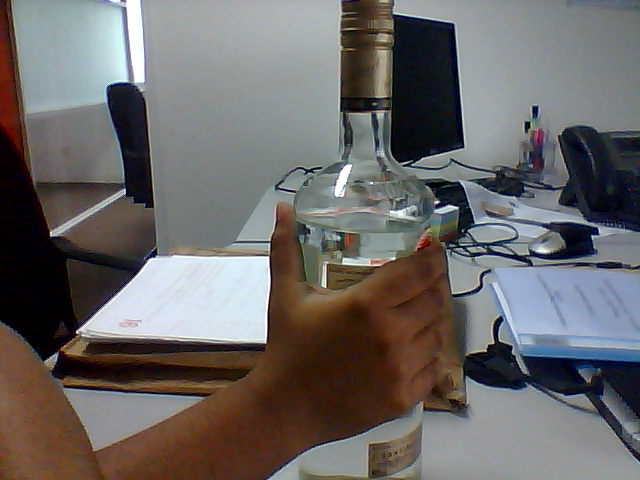
#> input picture Indoor_Object_Recognition_Engine/IOIM/Original/Test/hand_gesture_0.png, 640 x 480 px, found by its file name
$ jupyter execute --allow-errors Hand_Gesture_Recognition.ipynb
#> lines starting #> are read from the running program, lines starting #| are printed output that depends on the picture; after the words box and inside, x2 and y2 are one past the last pixel; in counts of white or black regions, pixels touching at a corner belong together
[cell 1]
import os,cv2
import numpy as np
import matplotlib.pyplot as plt

from sklearn.utils import shuffle
from sklearn.cross_validation import train_test_split

from keras import backend as K
K.set_image_dim_ordering('tf')
#> (this line was passed over: keras is not available in this run)

from keras.utils import np_utils
from keras.models import Sequential
from keras.layers.core import Dense,Dropout,Activation,Flatten
from keras.layers.convolutional import Conv2D, MaxPooling2D
from keras.optimizers import SGD,RMSprop,adam,adadelta

[cell 2]
import os.path
from keras.models import load_model

USE_SKLEARN_PREPROCESSING=False

from sklearn import preprocessing

def image_to_feature_vector(image,size=(128,128)):
    #resize the image to a fixed size , then flttern the image into a list of raw pixels intensities
    return cv2.resize(image,size).flatten()

if USE_SKLEARN_PREPROCESSING:
    img_data=img_data_scaled

PATH = os.getcwd()
# Define data path
data_path = PATH + '\Original\DATA SET'
#> (the rest of this cell did not finish here and is left out)

[cell 3]
# Testing a new image
def Get_Reult_Of_HG(filepath):

#> called with filepath = 'Original/Test/hand_gesture_0.png'
    test_image = cv2.imread(filepath)
#> test_image is the input picture: shape (480, 640, 3); mean B, G, R 103.1, 103.9, 107
    #test_image=cv2.cvtColor(test_image, cv2.COLOR_BGR2GRAY)
    test_image=cv2.resize(test_image,(128,128))
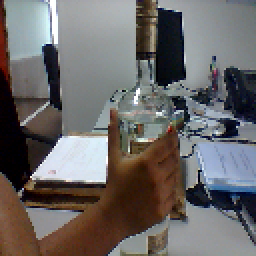
#> test_image: shape (128, 128, 3) (shown 2 times larger); mean B, G, R 103.1, 103.9, 107.1
    test_image = np.array(test_image)
    test_image = test_image.astype('float32')
    test_image /= 255
    print (test_image.shape)
#| (128, 128, 3)

    if num_channels==1:
        if K.image_dim_ordering()=='th':
            test_image= np.expand_dims(test_image, axis=1)
            print (test_image.shape)

        else:
            test_image= np.expand_dims(test_image, axis=4)
            print (test_image.shape)

    else:
        if K.image_dim_ordering()=='th':
            test_image=np.rollaxis(test_image,3,1)
            print (test_image.shape)
        else:
            test_image= np.expand_dims(test_image, axis=0)
            print (test_image.shape)

    # Predicting the test image
    print(model.predict(test_image))
    predict_class=model.predict_classes(test_image)
    print(predict_class)

    result=''

    if predict_class==[1]:
        print('Result :',predict_class,'=> Positive Hand Gesture')
        result='Positive Hand Gesture'

    elif predict_class==[0]:
        print('Result :',predict_class,'=> Negative Hand Gesture')
        result='Negative Hand Gesture'

    return result

[cell 4]
import cv2

[cell 5]
# [30 lines left out: function capture_object, not called in this run]

[cell 6]
#Capture image of the object from the camera
# [11 lines left out: function capture_Object, not called in this run]

#> (the rest of this cell did not finish here and is left out)

[cell 7]
import cv2
import numpy as np
cap = cv2.VideoCapture(0)
while( cap.isOpened() ) :
    ret,img = cap.read()
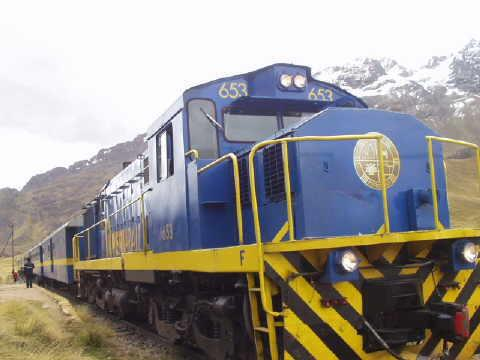
#> input picture Description_Generator/Data/TestImages/7685.jpg, 480 x 360 px, given in place of the camera
#> img is the input picture: shape (360, 480, 3); mean B, G, R 145.8, 150.6, 154.1
    gray = cv2.cvtColor(img, cv2.COLOR_BGR2GRAY)
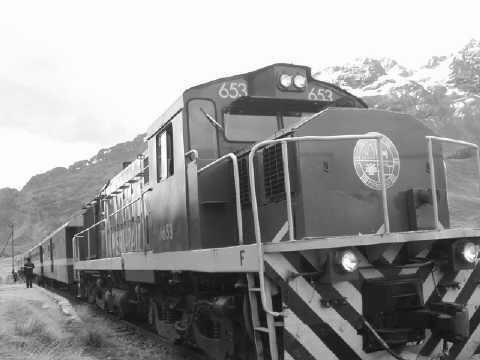
#> gray: shape (360, 480); min 4, max 255, mean 151.1
    blur = cv2.GaussianBlur(gray,(5,5),0)
    ret,thresh1 = cv2.threshold(blur,70,255,(cv2.THRESH_BINARY_INV+cv2.THRESH_OTSU))
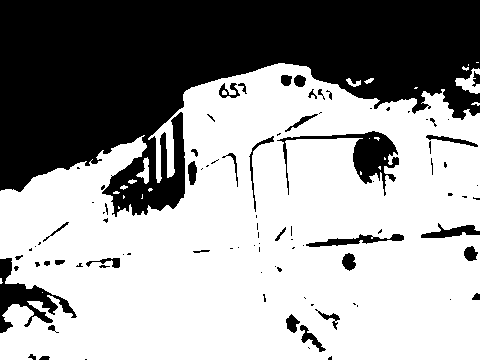
#> thresh1: shape (360, 480); 61.8% white; 95 black regions (58 under 20 px)
#> ret = 167

    contours, hierarchy = cv2.findContours(thresh1,cv2.RETR_TREE,cv2.CHAIN_APPROX_SIMPLE)
#> contours = 127 contours, 77 with area under 20; largest, box (x1, y1, x2, y2) and area: (0, 63, 480, 360) 110218, (276, 130, 400, 197) 2302, (305, 233, 405, 248) 610, (248, 135, 275, 213) 286, (299, 324, 327, 353) 258
    drawing = np.zeros(img.shape,np.uint8)

    max_area=0

    for i in range(len(contours)):
            cnt=contours[i]
            area = cv2.contourArea(cnt)
            if(area>max_area):
                max_area=area
                ci=i
#> this loop made 127 passes
#> (area, max_area) on passes 10, 15, 18: (128.5, 128.5), (252, 252), (110218.5, 110218.5)
#> area on passes 13, 14, 23, 24, 25, 26: 22.5, 45, 258, 43, 37, 178.5
#> after the loop, ci = 17; max_area = 110218.5
    cnt=contours[ci]
#> cnt = contour of 841 points, box (x1, y1, x2, y2) (0, 63, 480, 360), area 110218
    hull = cv2.convexHull(cnt)
#> hull = contour of 13 points, box (x1, y1, x2, y2) (0, 63, 480, 360), area 122938
    moments = cv2.moments(cnt)
#> moments = moments, m00 110218.5, centre m10/m00, m01/m00 = (261.8, 234.7)
    if moments['m00']!=0:
                cx = int(moments['m10']/moments['m00']) # cx = M10/M00
#> cx = 261
                cy = int(moments['m01']/moments['m00']) # cy = M01/M00
#> cy = 234

    centr=(cx,cy)
#> centr = (261, 234)
    cv2.circle(img,centr,5,[0,0,255],2)
#> img: shape (360, 480, 3); 0.05% of pixels changed, all inside (x1, y1, x2, y2) = (255, 228, 268, 241)
    cv2.drawContours(drawing,[cnt],0,(0,255,0),2)
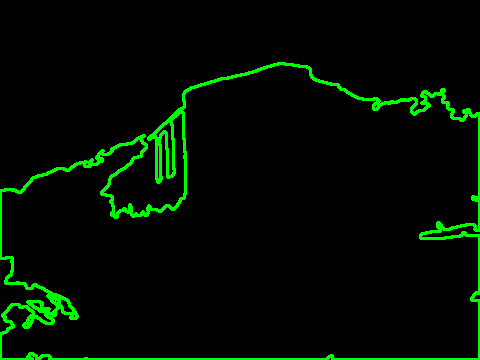
#> drawing: shape (360, 480, 3); mean of channels 0, 1, 2 0, 11.5, 0; drawn as B, G, R
    cv2.drawContours(drawing,[hull],0,(0,0,255),2)
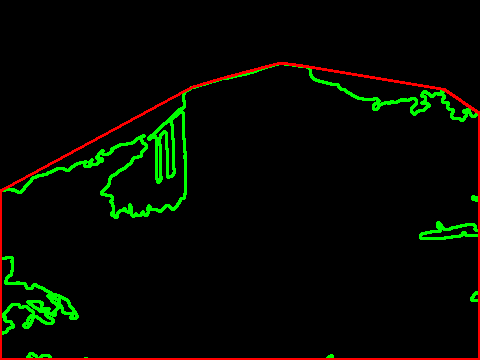
#> drawing: shape (360, 480, 3); 1.87% of pixels changed, all inside (x1, y1, x2, y2) = (0, 62, 480, 360); drawn as B, G, R

    cnt = cv2.approxPolyDP(cnt,0.01*cv2.arcLength(cnt,True),True)
#> cnt = contour of 18 points, box (x1, y1, x2, y2) (0, 63, 480, 360), area 114260
    hull = cv2.convexHull(cnt,returnPoints = False)
#> hull = [14, 13, 9, 2, 1, 0]

    if(1):
               defects = cv2.convexityDefects(cnt,hull)
#> defects = [[14, 0, 16, 15104], [2, 9, 6, 25226], [9, 13, 11, 19712]]
               mind=0
               maxd=0
               for i in range(defects.shape[0]):
                    s,e,f,d = defects[i,0]
                    start = tuple(cnt[s][0])
                    end = tuple(cnt[e][0])
                    far = tuple(cnt[f][0])
                    dist = cv2.pointPolygonTest(cnt,centr,True)
                    cv2.line(img,start,end,[0,255,0],2)

                    cv2.circle(img,far,5,[0,0,255],-1)
#> this loop made 3 passes
#> (s, e, f, d, start, end, far) on passes 1 to 3: (14, 0, 16, 15104, (479, 359), (479, 113), (420, 237)), (2, 9, 6, 25226, (191, 87), (0, 191), (173, 209)), (9, 13, 11, 19712, (0, 191), (0, 359), (77, 316))
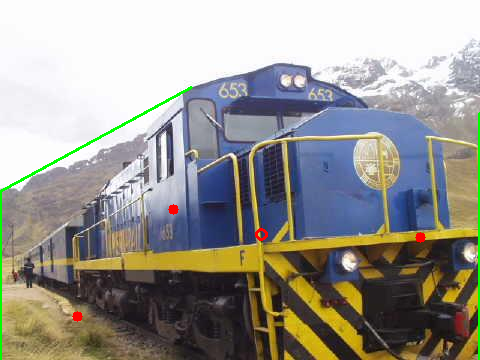
#> img: shape (360, 480, 3); mean B, G, R 144.3, 150.9, 152.7
               print(i)
#| 2
               i=0
    cv2.imshow('output',drawing)
    cv2.imshow('input',img)

    k = cv2.waitKey(10)
#> (key Esc is pressed here)
    if k == 27:
        break
